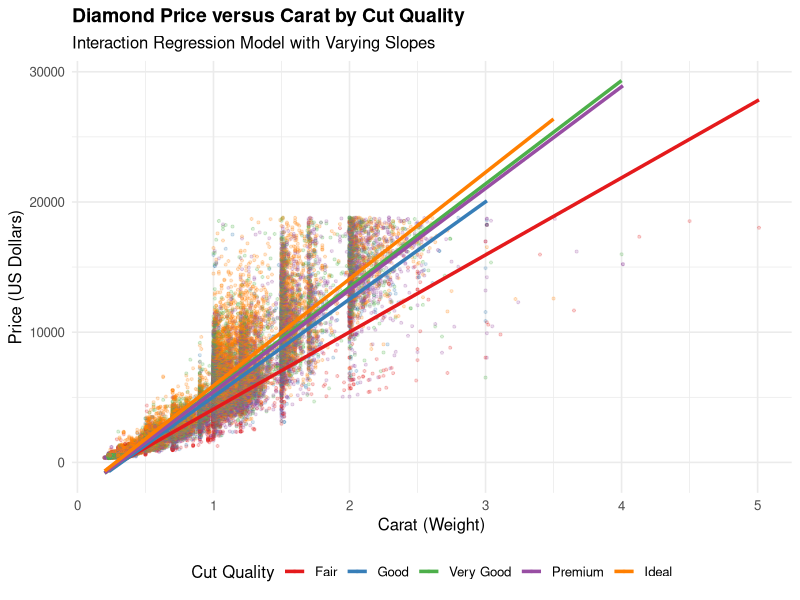

The R source for this figure:
# ==============================================================================
# APM1205 - Applied Regression Analysis
# Formative Assessment 4: Dummy-Variable Regression Using Real-World Data
# ==============================================================================

# ------------------------------------------------------------------------------
# 0. Setup and Directory Preparation
# ------------------------------------------------------------------------------
if (!requireNamespace("ggplot2", quietly = TRUE)) {
  install.packages("ggplot2")
}
library(ggplot2)

# Create figures directory if it doesn't already exist
if (!dir.exists("figures")) {
  dir.create("figures")
}

# ------------------------------------------------------------------------------
# Part A: Exploring and Preparing the Data
# ------------------------------------------------------------------------------
data(diamonds)

# Convert cut to an unordered factor and set "Fair" as the reference category
diamonds$cut <- factor(diamonds$cut, ordered = FALSE)
diamonds$cut <- relevel(diamonds$cut, ref = "Fair")

cat("=== PART A: DATASET DIMENSIONS ===\n")
cat("Observations (Rows):", nrow(diamonds), "\n")
cat("Variables (Columns):", ncol(diamonds), "\n\n")

str(diamonds)
summary(diamonds)

# ------------------------------------------------------------------------------
# Part B: Constructing Dummy Variables
# ------------------------------------------------------------------------------
cat("\n=== PART B: DUMMY VARIABLE CONTRASTS (REFERENCE: FAIR) ===\n")
print(contrasts(diamonds$cut))

# ------------------------------------------------------------------------------
# Part C: Additive Dummy-Variable Regression
# ------------------------------------------------------------------------------
model1 <- lm(price ~ carat + cut, data = diamonds)
cat("\n=== PART C: ADDITIVE MODEL SUMMARY ===\n")
summary(model1)

# ------------------------------------------------------------------------------
# Part D: Interaction Model and ANOVA / Incremental F-Test
# ------------------------------------------------------------------------------
model2 <- lm(price ~ carat * cut, data = diamonds)
cat("\n=== PART D: INTERACTION MODEL SUMMARY ===\n")
summary(model2)

cat("\n=== PART D: INCREMENTAL F-TEST (ANOVA) ===\n")
anova_table <- anova(model1, model2)
print(anova_table)

# ------------------------------------------------------------------------------
# Part E: Visualization and Export
# ------------------------------------------------------------------------------
p <- ggplot(diamonds, aes(x = carat, y = price, color = cut)) +
  geom_point(alpha = 0.2, size = 0.75) +
  geom_smooth(method = "lm", se = FALSE, linewidth = 1.2) +
  scale_color_brewer(palette = "Set1") +
  labs(
    title = "Diamond Price versus Carat by Cut Quality",
    subtitle = "Interaction Regression Model with Varying Slopes",
    x = "Carat (Weight)",
    y = "Price (US Dollars)",
    color = "Cut Quality"
  ) +
  theme_minimal(base_size = 12) +
  theme(
    legend.position = "bottom",
    plot.title = element_text(face = "bold", size = 14)
  )

# Save visualization
ggsave(
  filename = "figures/price_vs_carat_by_cut.png",
  plot = p,
  width = 8,
  height = 6,
  dpi = 300
)

cat("\nAnalysis complete. Plot saved to figures/price_vs_carat_by_cut.png\n")
